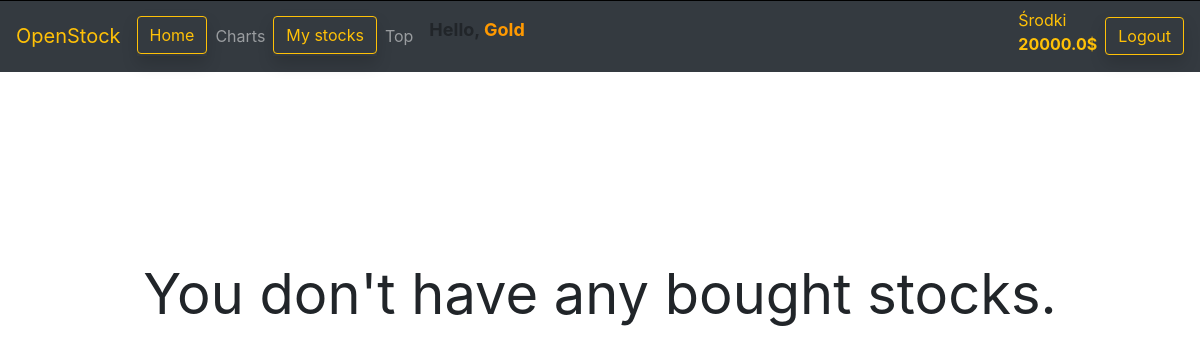
Before: /mystocks/ (signed in) with the older database file.
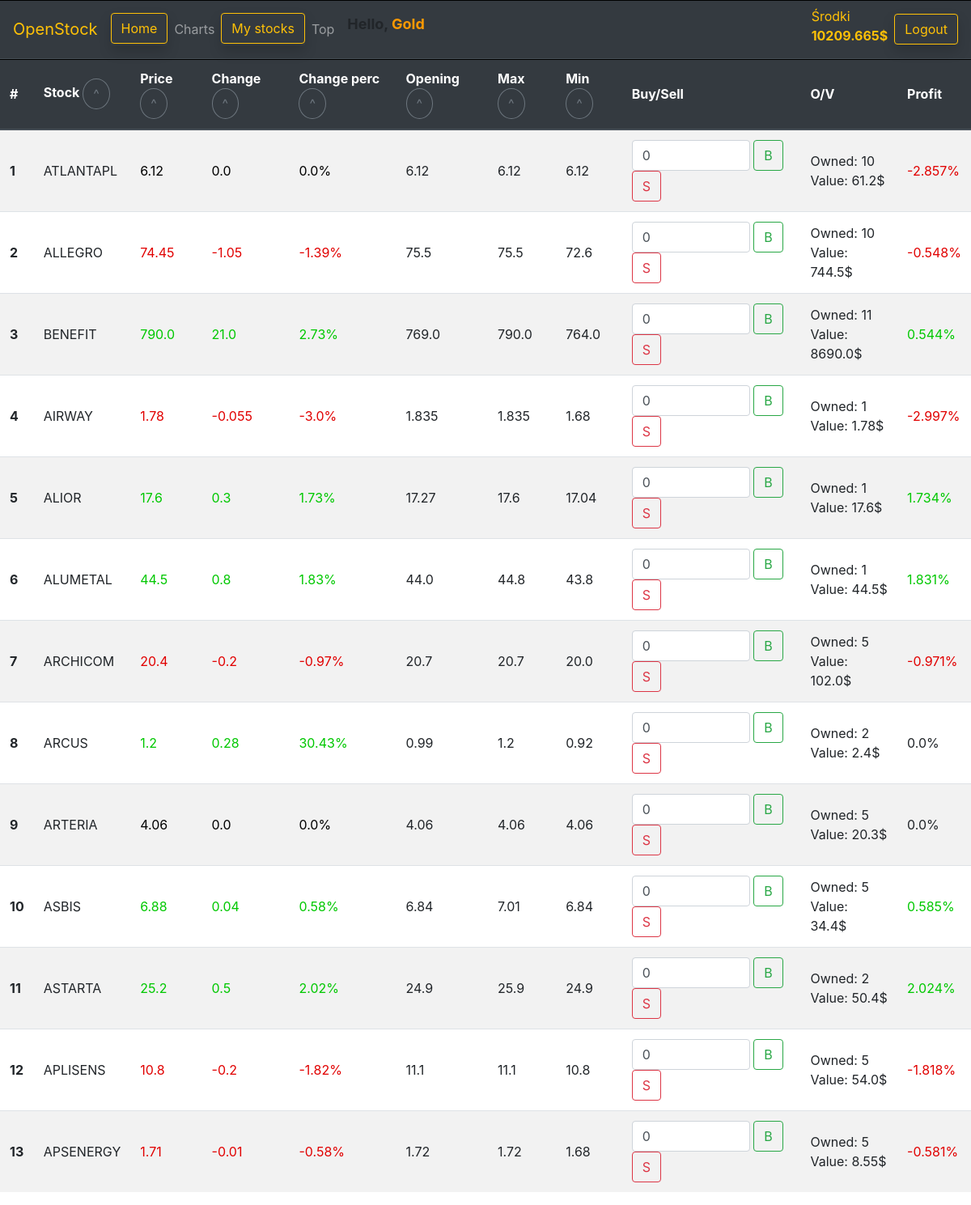
After: the same page with the newer database file.
### members/models.py (models this page shows, shortened)
class Member(models.Model):
	member = models.OneToOneField(User, null=True, on_delete=models.CASCADE)
	name = models.TextField()
	email = models.EmailField(default='non@non.non')
	money = models.FloatField(default=20000)
	capital = models.FloatField(default=20000)
	profit = models.FloatField(default=0)

### stocks/models.py (models this page shows, shortened)
class Stocks(models.Model):
    name = models.TextField()
    price = models.FloatField()
    change = models.FloatField()
    perc = models.FloatField()
    opening = models.FloatField()
    max = models.FloatField()
    min = models.FloatField()

### stocks/views.py (the view)
# urls.py: path('mystocks/', my_stocks, name='my_stocks'),
def my_stocks(request):
	request.session['order_by'] = 'name'
	request.session['top'] = False
	if(request.user.is_authenticated):
		request.session['money'] = Member.objects.get(member=request.user).money
		request.session['bought_stocks'] = get_bought_stocks(request)
	else:
		if not 'logged' in request.session:
			request.session['logged'] = False
			request.session['money'] = 20000
			request.session['bought_stocks'] = {}
	stocks=[]
	for value in request.session['bought_stocks']:
		stocks += list(Stocks.objects.filter(name=value).values())
	request.session['stocks'] = stocks
	data = {
		'stocks': request.session['stocks'],
		'money': request.session['money'],
		'bought_stocks': request.session['bought_stocks']
	}
	return render(request, 'mystocks.html', data)

### stocks/templatetags/filters.py (called while the page is built)
@register.filter
def isnt_empty(dictionary, key):
    if(dictionary.get(key)):
        return True
    else:
        return False

@register.filter
def get_item(dictionary, key):
    return dictionary.get(key)

### stocks/views.py (called while the page is built)
def count_profit(request, stock, current_value):
	profit = 0
	previous_value = 0
	objects = Order.objects.filter(member=request.user.member).filter(stock = stock).filter(owned__gt=0).all()
	for obj in objects:
		previous_value += float(obj.owned*obj.purchase_price)
	if(previous_value!=0):
		profit = round(((current_value - previous_value)/previous_value)*100,3)
	return profit

def get_bought_stocks(request):
	bought_stocks = {}
	orders = Order.objects.filter(member=request.user.member).filter(owned__gt=0).values('stock').distinct()
	for order in orders:
		stock = Stocks.objects.get(id=order['stock'])
		suma = Order.objects.filter(member=request.user.member).filter(stock=stock).aggregate(Sum('owned'))
		bought_stocks.update({stock.name:{'value': round(stock.price*int(suma['owned__sum']),4), 'quantity': int(suma['owned__sum']), 'profit': 0}})
		bought_stocks[stock.name]['profit'] = count_profit(request, stock, bought_stocks[stock.name]['value'])
	return bought_stocks

### templates/mystocks.html
{% extends "form.html" %}
{% block mystocks %}
{% if bought_stocks %}
<table class="table table-striped table-hover sticky">
    <thead class="thead-dark">
        <tr>
            <th class="align-middle" scope="col">#</th>
            <th class="align-middle" scope="col">Stock
                <button type="submit" class="btn btn-outline-secondary rounded-circle" name="name">^</button>
            </th>
            <th class="align-middle" scope="col">Price
                <button type="submit" class="btn btn-outline-secondary rounded-circle" name="price">^</button>
            </th>
            <th class="align-middle" scope="col">Change
                <button type="submit" class="btn btn-outline-secondary rounded-circle" name="change">^</button>
            </th>
            <th class="align-middle" scope="col">Change perc
                <button type="submit" class="btn btn-outline-secondary rounded-circle" name="perc">^</button>
            </th>
            <th class="align-middle" scope="col">Opening
                <button type="submit" class="btn btn-outline-secondary rounded-circle" name="opening">^</button>
            </th>
            <th class="align-middle" scope="col">Max
                <button type="submit" class="btn btn-outline-secondary rounded-circle" name="max">^</button>
            </th>
            <th class="align-middle" scope="col">Min
                <button type="submit" class="btn btn-outline-secondary rounded-circle" name="min">^</button>
            </th>
            <th class="align-middle" scope="col">Buy/Sell</th>
            <th class="align-middle" scope="col">O/V</th>
            <th class="align-middle" scope="col">Profit</th>
        </tr>
    </thead>
    <tbody id="stocks">
        {% load filters %}
        {% for stock in stocks %}
        <tr>
            <td class="align-middle" >{{forloop.counter}}</td>
            <td class="align-middle" id="name{{forloop.counter}}">{{stock.name}}</td>
            {% if stock.change > 0 %}
            <td class="align-middle" style="color: rgb(0, 200, 0);" id="price{{forloop.counter}}">{{stock.price}}</td>
            {% elif stock.change == 0 %}
            <td class="align-middle" style="color: rgb(0, 0, 0);" id="price{{forloop.counter}}">{{stock.price}}</td>
            {% else %}
            <td class="align-middle" style="color: rgb(225, 0, 0);"  id="price{{forloop.counter}}">{{stock.price}}</td>
            {% endif %}
            {% if stock.change > 0 %}
            <td class="align-middle" style="color: rgb(0, 200, 0);" id="change{{forloop.counter}}">{{stock.change}}</td>
            {% elif stock.change == 0 %}
            <td class="align-middle" style="color: rgb(0, 0, 0);" id="change{{forloop.counter}}">{{stock.change}}</td>
            {% else %}
            <td class="align-middle" style="color: rgb(225, 0, 0);"  id="change{{forloop.counter}}">{{stock.change}}</td>
            {% endif %}
            {% if stock.change > 0 %}
            <td class="align-middle" style="color: rgb(0, 200, 0);" id="perc{{forloop.counter}}">{{stock.perc}}%</td>
            {% elif stock.change == 0 %}
            <td class="align-middle" style="color: rgb(0, 0, 0);" id="perc{{forloop.counter}}">{{stock.perc}}%</td>
            {% else %}
            <td class="align-middle" style="color: rgb(225, 0, 0);"  id="perc{{forloop.counter}}">{{stock.perc}}%</td>
            {% endif %}
            <td class="align-middle" id="opening{{forloop.counter}}">{{stock.opening}}</td>
            <td class="align-middle" id="max{{forloop.counter}}">{{stock.max}}</td>
            <td class="align-middle" id="min{{forloop.counter}}">{{stock.min}}</td>
            <td>
                <form class="form-inline">
                    <div>
                        <input type="number" class="form-control" id="Stock_Input{{forloop.counter}}" min="0" max="100000" value="0">
                        <button id="buy_button{{forloop.counter}}" type="button" class="btn btn-outline-success" row_id="{{forloop.counter}}" stock_name="{{stock.name}}">B</button>
                        <button id="sell_button{{forloop.counter}}" type="button" class="btn btn-outline-danger" row_id="{{forloop.counter}}" stock_name="{{stock.name}}">S</button>
                    </div>
                </form>
            </td>
            {% if bought_stocks|isnt_empty:stock.name %}
                {% with b_stock=bought_stocks|get_item:stock.name %}
                <td class="align-middle">
                    <div id="quantity{{forloop.counter}}">Owned: {{ b_stock.quantity }}</div>
                    <div id="value{{forloop.counter}}">Value: {{ b_stock.value }}$</div>
                </td>
                {% if b_stock.profit > 0 %}
                    <td class="align-middle" style="color: rgb(0, 200, 0);" id="profit{{forloop.counter}}">{{b_stock.profit}}%</td>
                {% elif b_stock.profit == 0 %}
                    <td class="align-middle" id="profit{{forloop.counter}}">{{b_stock.profit}}%</td>
                {% else %}
                    <td class="align-middle" style="color: rgb(225, 0, 0);"  id="profit{{forloop.counter}}">{{b_stock.profit}}%</td>
                {% endif %}
                {% endwith %}
            {% endif %}
        </tr>
        {% endfor %}
    </tbody>
</table>
{% else  %}
<div style="margin-top: 15%;">
    <p style="font-size: 350%; text-align: center;">You don't have any bought stocks.</p>
</div>
{% endif %}
{% endblock %}

### templates/form.html (shortened to what this page needs)
<!DOCTYPE html>
<html>
<head>
    <link rel="stylesheet" href="https://stackpath.bootstrapcdn.com/bootstrap/4.3.1/css/bootstrap.min.css">
    {% load static %}
</head>
<body>
    <div class="main">
    <nav class="navbar navbar-expand-lg navbar-dark bg-dark sticky-top">
        <a class="navbar-brand text-warning" href="/">OpenStock</a>
        <div class="collapse navbar-collapse" id="navbarSupportedContent">
            <ul class="navbar-nav mr-auto">
                <li class="nav-item shadow">
                    <a class="btn btn-outline-warning my-2 my-sm-0" href="/">Home</a>
                </li>
                <li class="nav-item">
                    <a class="nav-link" href="/charts">Charts</a>
                </li>
                <li class="nav-item shadow">
                    <a class="btn btn-outline-warning my-2 my-sm-0" href="/mystocks">My stocks</a>
                </li>
                <li class="nav-item">
                    <a class="nav-link" href="/top_users">Top</a>
                </li>
                <li class="nav-item">
                    <b class="hello mx-md-2" style="font-size: large;">Hello,
                        <span style="color: #ff9900">{{request.user}}</span>
                    </b>
                </li>
            </ul>
            <ul class="navbar-nav mx-md-2">
                <li class="nav-item">
                    <label>
                        <div class="text-warning">
                            <a>Środki</a>
                            <b>
                                <div id="money">
                                    {{money}}$
                                </div>
                            </b>
                        </div>
                    </label>
                </li>
            </ul>
            <ul class="navbar-nav mr-left">
                {% if request.session.logged %}
                <li class="nav-item shadow">
                    <a class="btn btn-outline-warning my-2 my-sm-0" href="/logout">Logout</a>
                </li>
                {% else %}
                <li class="nav-item shadow">
                    <a class="btn btn-outline-warning my-2 my-sm-0" href="/login">Login</a>
                </li>
                {% endif %}
            </ul>
        </div>
    </nav>
{% block mystocks %}
{% endblock %}
</div>
</body>
</html>

Changed rows visible on the page:
changed Member: money "20000.0" → "10209.665"
now on this page (row edited): Stocks: name "ATLANTAPL", price "6.12", change "0.0", perc "0.0", opening "6.12", max "6.12", min "6.12", quantity "10", value "61.2", profit "-2.857"
now on this page (row edited): Stocks: name "ALLEGRO", price "74.45", change "-1.05", perc "-1.39", opening "75.5", max "75.5", min "72.6", quantity "10", value "744.5", profit "-0.548"
now on this page (row edited): Stocks: name "BENEFIT", price "790.0", change "21.0", perc "2.73", opening "769.0", max "790.0", min "764.0", quantity "11", value "8690.0", profit "0.544"
now on this page (row edited): Stocks: name "AIRWAY", price "1.78", change "-0.055", perc "-3.0", opening "1.835", max "1.835", min "1.68", quantity "1", value "1.78", profit "-2.997"
now on this page (row edited): Stocks: name "ALIOR", price "17.6", change "0.3", perc "1.73", opening "17.27", max "17.6", min "17.04", quantity "1", value "17.6", profit "1.734"
now on this page (row edited): Stocks: name "ALUMETAL", price "44.5", change "0.8", perc "1.83", opening "44.0", max "44.8", min "43.8", quantity "1", value "44.5", profit "1.831"
now on this page (row edited): Stocks: name "ARCHICOM", price "20.4", change "-0.2", perc "-0.97", opening "20.7", max "20.7", min "20.0", quantity "5", value "102.0", profit "-0.971"
now on this page (row unchanged): Stocks: name "ARCUS", price "1.2", change "0.28", perc "30.43", opening "0.99", max "1.2", min "0.92", quantity "2", value "2.4", profit "0.0"
now on this page (row edited): Stocks: name "ARTERIA", price "4.06", change "0.0", perc "0.0", opening "4.06", max "4.06", min "4.06", quantity "5", value "20.3", profit "0.0"
now on this page (row edited): Stocks: name "ASBIS", price "6.88", change "0.04", perc "0.58", opening "6.84", max "7.01", min "6.84", quantity "5", value "34.4", profit "0.585"
now on this page (row edited): Stocks: name "ASTARTA", price "25.2", change "0.5", perc "2.02", opening "24.9", max "25.9", min "24.9", quantity "2", value "50.4", profit "2.024"
now on this page (row edited): Stocks: name "APLISENS", price "10.8", change "-0.2", perc "-1.82", opening "11.1", max "11.1", min "10.8", quantity "5", value "54.0", profit "-1.818"
now on this page (row edited): Stocks: name "APSENERGY", price "1.71", change "-0.01", perc "-0.58", opening "1.72", max "1.72", min "1.68", quantity "5", value "8.55", profit "-0.581"
Other visible differences:
text no longer shown: "You don't have any bought stocks."
text now shown: "# Stock ^ Price ^ Change ^ Change perc ^ Opening ^ Max ^ Min ^ Buy/Sell O/V Profit"
